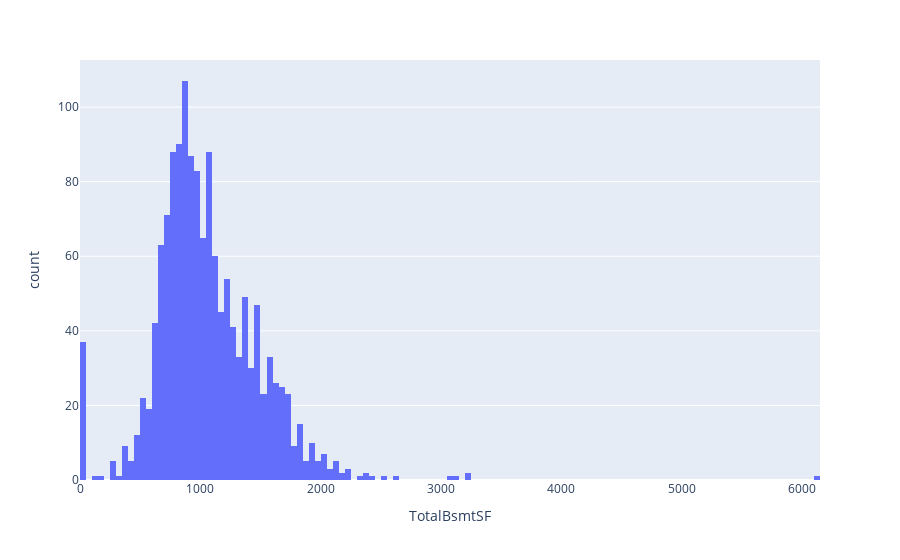

The notebook cell this image was saved under:
### Code cell
fig = px.histogram(df_train, x="TotalBsmtSF")
fig.show()

### Figure 1 — Plotly figure (JSON) as saved in the notebook; plotly's stock layout.template omitted (floating-point values rounded to 4 significant figures; data arrays with more than 128 entries replaced by an {"elided": "..."} marker saying what was removed)
{"data": [{"alignmentgroup": "True", "bingroup": "x", "hovertemplate": "TotalBsmtSF=%{x}<br>count=%{y}<extra></extra>", "legendgroup": "", "marker": {"color": "#636efa"}, "name": "", "offsetgroup": "", "orientation": "v", "showlegend": false, "type": "histogram", "x": {"elided": "1460 int values"}, "xaxis": "x", "yaxis": "y"}], "layout": {"barmode": "relative", "legend": {"tracegroupgap": 0}, "margin": {"t": 60}, "xaxis": {"anchor": "y", "domain": [0, 1], "title": {"text": "TotalBsmtSF"}}, "yaxis": {"anchor": "x", "domain": [0, 1], "title": {"text": "count"}}}}
